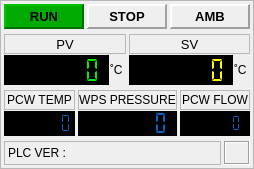
          <widget class="QFrame" name="framePanel">
           <property name="frameShape">
            <enum>QFrame::StyledPanel</enum>
           </property>
           <property name="frameShadow">
            <enum>QFrame::Sunken</enum>
           </property>
           <layout class="QVBoxLayout" name="verticalLayout_6">
            <property name="spacing">
             <number>5</number>
            </property>
            <property name="leftMargin">
             <number>3</number>
            </property>
            <property name="topMargin">
             <number>3</number>
            </property>
            <property name="rightMargin">
             <number>3</number>
            </property>
            <property name="bottomMargin">
             <number>3</number>
            </property>
            <item>
             <layout class="QHBoxLayout" name="horizontalLayout_2">
              <property name="spacing">
               <number>3</number>
              </property>
              <item>
               <widget class="QLabel" name="lblRun">
                <property name="sizePolicy">
                 <sizepolicy hsizetype="Preferred" vsizetype="Preferred">
                  <horstretch>0</horstretch>
                  <verstretch>0</verstretch>
                 </sizepolicy>
                </property>
                <property name="minimumSize">
                 <size>
                  <width>80</width>
                  <height>25</height>
                 </size>
                </property>
                <property name="maximumSize">
                 <size>
                  <width>16777215</width>
                  <height>100</height>
                 </size>
                </property>
                <property name="font">
                 <font>
                  <pointsize>10</pointsize>
                  <weight>75</weight>
                  <bold>true</bold>
                  <kerning>false</kerning>
                 </font>
                </property>
                <property name="styleSheet">
                 <string notr="true">background-color: rgb(0, 170, 0);</string>
                </property>
                <property name="frameShape">
                 <enum>QFrame::Panel</enum>
                </property>
                <property name="frameShadow">
                 <enum>QFrame::Raised</enum>
                </property>
                <property name="lineWidth">
                 <number>2</number>
                </property>
                <property name="text">
                 <string>RUN</string>
                </property>
                <property name="alignment">
                 <set>Qt::AlignCenter</set>
                </property>
               </widget>
              </item>
              <item>
               <widget class="QLabel" name="lblStop">
                <property name="sizePolicy">
                 <sizepolicy hsizetype="Preferred" vsizetype="Preferred">
                  <horstretch>0</horstretch>
                  <verstretch>0</verstretch>
                 </sizepolicy>
                </property>
                <property name="minimumSize">
                 <size>
                  <width>80</width>
                  <height>25</height>
                 </size>
                </property>
                <property name="maximumSize">
                 <size>
                  <width>16777215</width>
                  <height>100</height>
                 </size>
                </property>
                <property name="font">
                 <font>
                  <pointsize>10</pointsize>
                  <weight>75</weight>
                  <bold>true</bold>
                  <kerning>false</kerning>
                 </font>
                </property>
                <property name="frameShape">
                 <enum>QFrame::Panel</enum>
                </property>
                <property name="frameShadow">
                 <enum>QFrame::Raised</enum>
                </property>
                <property name="lineWidth">
                 <number>2</number>
                </property>
                <property name="text">
                 <string>STOP</string>
                </property>
                <property name="alignment">
                 <set>Qt::AlignCenter</set>
                </property>
               </widget>
              </item>
              <item>
               <widget class="QLabel" name="lblAmbient">
                <property name="sizePolicy">
                 <sizepolicy hsizetype="Preferred" vsizetype="Preferred">
                  <horstretch>0</horstretch>
                  <verstretch>0</verstretch>
                 </sizepolicy>
                </property>
                <property name="minimumSize">
                 <size>
                  <width>80</width>
                  <height>25</height>
                 </size>
                </property>
                <property name="maximumSize">
                 <size>
                  <width>16777215</width>
                  <height>100</height>
                 </size>
                </property>
                <property name="font">
                 <font>
                  <pointsize>10</pointsize>
                  <weight>75</weight>
                  <bold>true</bold>
                  <kerning>false</kerning>
                 </font>
                </property>
                <property name="frameShape">
                 <enum>QFrame::Panel</enum>
                </property>
                <property name="frameShadow">
                 <enum>QFrame::Raised</enum>
                </property>
                <property name="lineWidth">
                 <number>2</number>
                </property>
                <property name="text">
                 <string>AMB</string>
                </property>
                <property name="alignment">
                 <set>Qt::AlignCenter</set>
                </property>
               </widget>
              </item>
             </layout>
            </item>
            <item>
             <layout class="QHBoxLayout" name="horizontalLayout_3">
              <property name="spacing">
               <number>3</number>
              </property>
              <item>
               <layout class="QVBoxLayout" name="verticalLayout" stretch="0,0">
                <property name="spacing">
                 <number>1</number>
                </property>
                <item>
                 <widget class="QLabel" name="lblPV">
                  <property name="sizePolicy">
                   <sizepolicy hsizetype="Preferred" vsizetype="Preferred">
                    <horstretch>0</horstretch>
                    <verstretch>0</verstretch>
                   </sizepolicy>
                  </property>
                  <property name="minimumSize">
                   <size>
                    <width>11</width>
                    <height>20</height>
                   </size>
                  </property>
                  <property name="maximumSize">
                   <size>
                    <width>16777215</width>
                    <height>100</height>
                   </size>
                  </property>
                  <property name="font">
                   <font>
                    <pointsize>10</pointsize>
                    <weight>50</weight>
                    <bold>false</bold>
                    <kerning>false</kerning>
                   </font>
                  </property>
                  <property name="styleSheet">
                   <string notr="true">border-color: rgb(255, 0, 255);</string>
                  </property>
                  <property name="frameShape">
                   <enum>QFrame::StyledPanel</enum>
                  </property>
                  <property name="frameShadow">
                   <enum>QFrame::Sunken</enum>
                  </property>
                  <property name="lineWidth">
                   <number>1</number>
                  </property>
                  <property name="text">
                   <string>PV</string>
                  </property>
                  <property name="alignment">
                   <set>Qt::AlignCenter</set>
                  </property>
                 </widget>
                </item>
                <item>
                 <layout class="QHBoxLayout" name="horizontalLayout_7">
                  <property name="spacing">
                   <number>1</number>
                  </property>
                  <item>
                   <widget class="QLCDNumber" name="lcdPV">
                    <property name="sizePolicy">
                     <sizepolicy hsizetype="Preferred" vsizetype="Expanding">
                      <horstretch>0</horstretch>
                      <verstretch>0</verstretch>
                     </sizepolicy>
                    </property>
                    <property name="minimumSize">
                     <size>
                      <width>11</width>
                      <height>30</height>
                     </size>
                    </property>
                    <property name="maximumSize">
                     <size>
                      <width>16777215</width>
                      <height>150</height>
                     </size>
                    </property>
                    <property name="font">
                     <font>
                      <pointsize>9</pointsize>
                      <weight>75</weight>
                      <bold>true</bold>
                      <stylestrategy>PreferAntialias</stylestrategy>
                      <kerning>true</kerning>
                     </font>
                    </property>
                    <property name="styleSheet">
                     <string notr="true">color: rgb(0, 240, 0);
background-color: rgb(0, 0, 0);</string>
                    </property>
                    <property name="frameShape">
                     <enum>QFrame::StyledPanel</enum>
                    </property>
                    <property name="frameShadow">
                     <enum>QFrame::Raised</enum>
                    </property>
                    <property name="lineWidth">
                     <number>2</number>
                    </property>
                    <property name="smallDecimalPoint">
                     <bool>true</bool>
                    </property>
                    <property name="digitCount">
                     <number>6</number>
                    </property>
                    <property name="segmentStyle">
                     <enum>QLCDNumber::Flat</enum>
                    </property>
                    <property name="value" stdset="0">
                     <double>0.000000000000000</double>
                    </property>
                   </widget>
                  </item>
                  <item>
                   <widget class="QLabel" name="lblUnitPv">
                    <property name="sizePolicy">
                     <sizepolicy hsizetype="Preferred" vsizetype="Expanding">
                      <horstretch>0</horstretch>
                      <verstretch>0</verstretch>
                     </sizepolicy>
                    </property>
                    <property name="minimumSize">
                     <size>
                      <width>0</width>
                      <height>25</height>
                     </size>
                    </property>
                    <property name="maximumSize">
                     <size>
                      <width>16</width>
                      <height>150</height>
                     </size>
                    </property>
                    <property name="text">
                     <string>˚C</string>
                    </property>
                   </widget>
                  </item>
                 </layout>
                </item>
               </layout>
              </item>
              <item>
               <layout class="QVBoxLayout" name="verticalLayout_2">
                <property name="spacing">
                 <number>1</number>
                </property>
                <item>
                 <widget class="QLabel" name="lblSV">
                  <property name="sizePolicy">
                   <sizepolicy hsizetype="Preferred" vsizetype="Preferred">
                    <horstretch>0</horstretch>
                    <verstretch>0</verstretch>
                   </sizepolicy>
                  </property>
                  <property name="minimumSize">
                   <size>
                    <width>11</width>
                    <height>20</height>
                   </size>
                  </property>
                  <property name="maximumSize">
                   <size>
                    <width>16777215</width>
                    <height>100</height>
                   </size>
                  </property>
                  <property name="font">
                   <font>
                    <pointsize>10</pointsize>
                    <weight>50</weight>
                    <bold>false</bold>
                    <kerning>false</kerning>
                   </font>
                  </property>
                  <property name="frameShape">
                   <enum>QFrame::StyledPanel</enum>
                  </property>
                  <property name="frameShadow">
                   <enum>QFrame::Sunken</enum>
                  </property>
                  <property name="lineWidth">
                   <number>1</number>
                  </property>
                  <property name="text">
                   <string>SV</string>
                  </property>
                  <property name="alignment">
                   <set>Qt::AlignCenter</set>
                  </property>
                 </widget>
                </item>
                <item>
                 <layout class="QHBoxLayout" name="horizontalLayout_6">
                  <property name="spacing">
                   <number>1</number>
                  </property>
                  <item>
                   <widget class="QLCDNumber" name="lcdSV">
                    <property name="sizePolicy">
                     <sizepolicy hsizetype="Preferred" vsizetype="Expanding">
                      <horstretch>0</horstretch>
                      <verstretch>0</verstretch>
                     </sizepolicy>
                    </property>
                    <property name="minimumSize">
                     <size>
                      <width>11</width>
                      <height>30</height>
                     </size>
                    </property>
                    <property name="maximumSize">
                     <size>
                      <width>16777215</width>
                      <height>150</height>
                     </size>
                    </property>
                    <property name="font">
                     <font>
                      <pointsize>9</pointsize>
                      <weight>75</weight>
                      <bold>true</bold>
                      <stylestrategy>PreferAntialias</stylestrategy>
                      <kerning>true</kerning>
                     </font>
                    </property>
                    <property name="styleSheet">
                     <string notr="true">color: rgb(255, 255, 0);
background-color: rgb(0, 0, 0);</string>
                    </property>
                    <property name="frameShape">
                     <enum>QFrame::StyledPanel</enum>
                    </property>
                    <property name="frameShadow">
                     <enum>QFrame::Raised</enum>
                    </property>
                    <property name="lineWidth">
                     <number>2</number>
                    </property>
                    <property name="smallDecimalPoint">
                     <bool>true</bool>
                    </property>
                    <property name="digitCount">
                     <number>6</number>
                    </property>
                    <property name="segmentStyle">
                     <enum>QLCDNumber::Flat</enum>
                    </property>
                    <property name="value" stdset="0">
                     <double>0.000000000000000</double>
                    </property>
                   </widget>
                  </item>
                  <item>
                   <widget class="QLabel" name="lblUnitSv">
                    <property name="sizePolicy">
                     <sizepolicy hsizetype="Preferred" vsizetype="Expanding">
                      <horstretch>0</horstretch>
                      <verstretch>0</verstretch>
                     </sizepolicy>
                    </property>
                    <property name="minimumSize">
                     <size>
                      <width>0</width>
                      <height>25</height>
                     </size>
                    </property>
                    <property name="maximumSize">
                     <size>
                      <width>16</width>
                      <height>150</height>
                     </size>
                    </property>
                    <property name="text">
                     <string>˚C</string>
                    </property>
                   </widget>
                  </item>
                 </layout>
                </item>
               </layout>
              </item>
             </layout>
            </item>
            <item>
             <layout class="QHBoxLayout" name="horizontalLayout">
              <property name="spacing">
               <number>3</number>
              </property>
              <item>
               <layout class="QVBoxLayout" name="verticalLayout_3">
                <property name="spacing">
                 <number>1</number>
                </property>
                <item>
                 <widget class="QLabel" name="lblPCW">
                  <property name="sizePolicy">
                   <sizepolicy hsizetype="Preferred" vsizetype="Preferred">
                    <horstretch>0</horstretch>
                    <verstretch>0</verstretch>
                   </sizepolicy>
                  </property>
                  <property name="minimumSize">
                   <size>
                    <width>11</width>
                    <height>20</height>
                   </size>
                  </property>
                  <property name="maximumSize">
                   <size>
                    <width>16777215</width>
                    <height>100</height>
                   </size>
                  </property>
                  <property name="font">
                   <font>
                    <pointsize>9</pointsize>
                    <weight>50</weight>
                    <bold>false</bold>
                    <kerning>false</kerning>
                   </font>
                  </property>
                  <property name="styleSheet">
                   <string notr="true">border-color: rgb(255, 0, 255);</string>
                  </property>
                  <property name="frameShape">
                   <enum>QFrame::StyledPanel</enum>
                  </property>
                  <property name="frameShadow">
                   <enum>QFrame::Raised</enum>
                  </property>
                  <property name="lineWidth">
                   <number>1</number>
                  </property>
                  <property name="text">
                   <string>PCW TEMP</string>
                  </property>
                  <property name="alignment">
                   <set>Qt::AlignCenter</set>
                  </property>
                 </widget>
                </item>
                <item>
                 <widget class="QLCDNumber" name="lcdPCW">
                  <property name="sizePolicy">
                   <sizepolicy hsizetype="Preferred" vsizetype="Expanding">
                    <horstretch>0</horstretch>
                    <verstretch>0</verstretch>
                   </sizepolicy>
                  </property>
                  <property name="minimumSize">
                   <size>
                    <width>11</width>
                    <height>25</height>
                   </size>
                  </property>
                  <property name="maximumSize">
                   <size>
                    <width>16777215</width>
                    <height>150</height>
                   </size>
                  </property>
                  <property name="font">
                   <font>
                    <pointsize>9</pointsize>
                    <weight>75</weight>
                    <bold>true</bold>
                    <stylestrategy>PreferAntialias</stylestrategy>
                    <kerning>true</kerning>
                   </font>
                  </property>
                  <property name="styleSheet">
                   <string notr="true">color: rgb(0, 100, 200);
background-color: rgb(0, 0, 0);</string>
                  </property>
                  <property name="frameShape">
                   <enum>QFrame::StyledPanel</enum>
                  </property>
                  <property name="frameShadow">
                   <enum>QFrame::Raised</enum>
                  </property>
                  <property name="lineWidth">
                   <number>2</number>
                  </property>
                  <property name="smallDecimalPoint">
                   <bool>true</bool>
                  </property>
                  <property name="digitCount">
                   <number>6</number>
                  </property>
                  <property name="segmentStyle">
                   <enum>QLCDNumber::Flat</enum>
                  </property>
                  <property name="value" stdset="0">
                   <double>0.000000000000000</double>
                  </property>
                 </widget>
                </item>
               </layout>
              </item>
              <item>
               <layout class="QVBoxLayout" name="verticalLayout_4">
                <property name="spacing">
                 <number>1</number>
                </property>
                <item>
                 <widget class="QLabel" name="lblWPSPRESS">
                  <property name="sizePolicy">
                   <sizepolicy hsizetype="Preferred" vsizetype="Preferred">
                    <horstretch>0</horstretch>
                    <verstretch>0</verstretch>
                   </sizepolicy>
                  </property>
                  <property name="minimumSize">
                   <size>
                    <width>11</width>
                    <height>20</height>
                   </size>
                  </property>
                  <property name="maximumSize">
                   <size>
                    <width>16777215</width>
                    <height>100</height>
                   </size>
                  </property>
                  <property name="font">
                   <font>
                    <pointsize>9</pointsize>
                    <weight>50</weight>
                    <bold>false</bold>
                    <kerning>false</kerning>
                   </font>
                  </property>
                  <property name="styleSheet">
                   <string notr="true">border-color: rgb(255, 0, 255);</string>
                  </property>
                  <property name="frameShape">
                   <enum>QFrame::StyledPanel</enum>
                  </property>
                  <property name="frameShadow">
                   <enum>QFrame::Raised</enum>
                  </property>
                  <property name="lineWidth">
                   <number>1</number>
                  </property>
                  <property name="text">
                   <string>WPS PRESSURE</string>
                  </property>
                  <property name="alignment">
                   <set>Qt::AlignCenter</set>
                  </property>
                 </widget>
                </item>
                <item>
                 <widget class="QLCDNumber" name="lcdWPS">
                  <property name="sizePolicy">
                   <sizepolicy hsizetype="Preferred" vsizetype="Expanding">
                    <horstretch>0</horstretch>
                    <verstretch>0</verstretch>
                   </sizepolicy>
                  </property>
                  <property name="minimumSize">
                   <size>
                    <width>11</width>
                    <height>25</height>
                   </size>
                  </property>
                  <property name="maximumSize">
                   <size>
                    <width>16777215</width>
                    <height>150</height>
                   </size>
                  </property>
                  <property name="font">
                   <font>
                    <pointsize>9</pointsize>
                    <weight>75</weight>
                    <bold>true</bold>
                    <stylestrategy>PreferAntialias</stylestrategy>
                    <kerning>true</kerning>
                   </font>
                  </property>
                  <property name="styleSheet">
                   <string notr="true">color: rgb(0, 100, 200);
background-color: rgb(0, 0, 0);</string>
                  </property>
                  <property name="frameShape">
                   <enum>QFrame::StyledPanel</enum>
                  </property>
                  <property name="frameShadow">
                   <enum>QFrame::Raised</enum>
                  </property>
                  <property name="lineWidth">
                   <number>2</number>
                  </property>
                  <property name="smallDecimalPoint">
                   <bool>true</bool>
                  </property>
                  <property name="digitCount">
                   <number>6</number>
                  </property>
                  <property name="segmentStyle">
                   <enum>QLCDNumber::Flat</enum>
                  </property>
                  <property name="value" stdset="0">
                   <double>0.000000000000000</double>
                  </property>
                 </widget>
                </item>
               </layout>
              </item>
              <item>
               <layout class="QVBoxLayout" name="verticalLayout_5">
                <property name="spacing">
                 <number>1</number>
                </property>
                <item>
                 <widget class="QLabel" name="lblPCW_3">
                  <property name="sizePolicy">
                   <sizepolicy hsizetype="Preferred" vsizetype="Preferred">
                    <horstretch>0</horstretch>
                    <verstretch>0</verstretch>
                   </sizepolicy>
                  </property>
                  <property name="minimumSize">
                   <size>
                    <width>11</width>
                    <height>20</height>
                   </size>
                  </property>
                  <property name="maximumSize">
                   <size>
                    <width>16777215</width>
                    <height>100</height>
                   </size>
                  </property>
                  <property name="font">
                   <font>
                    <pointsize>9</pointsize>
                    <weight>50</weight>
                    <bold>false</bold>
                    <kerning>false</kerning>
                   </font>
                  </property>
                  <property name="styleSheet">
                   <string notr="true">border-color: rgb(255, 0, 255);</string>
                  </property>
                  <property name="frameShape">
                   <enum>QFrame::StyledPanel</enum>
                  </property>
                  <property name="frameShadow">
                   <enum>QFrame::Raised</enum>
                  </property>
                  <property name="lineWidth">
                   <number>1</number>
                  </property>
                  <property name="text">
                   <string>PCW FLOW</string>
                  </property>
                  <property name="alignment">
                   <set>Qt::AlignCenter</set>
                  </property>
                 </widget>
                </item>
                <item>
                 <widget class="QLCDNumber" name="lcdPCWFlow">
                  <property name="sizePolicy">
                   <sizepolicy hsizetype="Preferred" vsizetype="Expanding">
                    <horstretch>0</horstretch>
                    <verstretch>0</verstretch>
                   </sizepolicy>
                  </property>
                  <property name="minimumSize">
                   <size>
                    <width>11</width>
                    <height>25</height>
                   </size>
                  </property>
                  <property name="maximumSize">
                   <size>
                    <width>16777215</width>
                    <height>150</height>
                   </size>
                  </property>
                  <property name="font">
                   <font>
                    <pointsize>9</pointsize>
                    <weight>75</weight>
                    <bold>true</bold>
                    <stylestrategy>PreferAntialias</stylestrategy>
                    <kerning>true</kerning>
                   </font>
                  </property>
                  <property name="styleSheet">
                   <string notr="true">color: rgb(0, 100, 200);
background-color: rgb(0, 0, 0);</string>
                  </property>
                  <property name="frameShape">
                   <enum>QFrame::StyledPanel</enum>
                  </property>
                  <property name="frameShadow">
                   <enum>QFrame::Raised</enum>
                  </property>
                  <property name="lineWidth">
                   <number>2</number>
                  </property>
                  <property name="smallDecimalPoint">
                   <bool>true</bool>
                  </property>
                  <property name="digitCount">
                   <number>6</number>
                  </property>
                  <property name="segmentStyle">
                   <enum>QLCDNumber::Flat</enum>
                  </property>
                  <property name="value" stdset="0">
                   <double>0.000000000000000</double>
                  </property>
                 </widget>
                </item>
               </layout>
              </item>
             </layout>
            </item>
            <item>
             <layout class="QHBoxLayout" name="horizontalLayout_5">
              <property name="spacing">
               <number>3</number>
              </property>
              <item>
               <widget class="QLabel" name="lblPlcVer">
                <property name="sizePolicy">
                 <sizepolicy hsizetype="Preferred" vsizetype="Preferred">
                  <horstretch>0</horstretch>
                  <verstretch>0</verstretch>
                 </sizepolicy>
                </property>
                <property name="minimumSize">
                 <size>
                  <width>11</width>
                  <height>24</height>
                 </size>
                </property>
                <property name="maximumSize">
                 <size>
                  <width>16777215</width>
                  <height>26</height>
                 </size>
                </property>
                <property name="font">
                 <font>
                  <pointsize>9</pointsize>
                  <weight>50</weight>
                  <bold>false</bold>
                  <kerning>false</kerning>
                 </font>
                </property>
                <property name="styleSheet">
                 <string notr="true">border-color: rgb(255, 0, 255);</string>
                </property>
                <property name="frameShape">
                 <enum>QFrame::StyledPanel</enum>
                </property>
                <property name="frameShadow">
                 <enum>QFrame::Sunken</enum>
                </property>
                <property name="lineWidth">
                 <number>2</number>
                </property>
                <property name="text">
                 <string>PLC VER : </string>
                </property>
                <property name="alignment">
                 <set>Qt::AlignLeading|Qt::AlignLeft|Qt::AlignVCenter</set>
                </property>
               </widget>
              </item>
              <item>
               <widget class="QLabel" name="lblSaveStatus">
                <property name="sizePolicy">
                 <sizepolicy hsizetype="Preferred" vsizetype="Preferred">
                  <horstretch>0</horstretch>
                  <verstretch>0</verstretch>
                 </sizepolicy>
                </property>
                <property name="minimumSize">
                 <size>
                  <width>24</width>
                  <height>24</height>
                 </size>
                </property>
                <property name="maximumSize">
                 <size>
                  <width>26</width>
                  <height>26</height>
                 </size>
                </property>
                <property name="font">
                 <font>
                  <pointsize>9</pointsize>
                  <weight>50</weight>
                  <bold>false</bold>
                  <kerning>false</kerning>
                 </font>
                </property>
                <property name="styleSheet">
                 <string notr="true">border-color: rgb(255, 0, 255);</string>
                </property>
                <property name="frameShape">
                 <enum>QFrame::Box</enum>
                </property>
                <property name="frameShadow">
                 <enum>QFrame::Sunken</enum>
                </property>
                <property name="lineWidth">
                 <number>1</number>
                </property>
                <property name="text">
                 <string/>
                </property>
                <property name="pixmap">
                 <pixmap resource="../chamberui.qrc">:/icon/pause.ico</pixmap>
                </property>
                <property name="scaledContents">
                 <bool>true</bool>
                </property>
                <property name="alignment">
                 <set>Qt::AlignLeading|Qt::AlignLeft|Qt::AlignVCenter</set>
                </property>
               </widget>
              </item>
             </layout>
            </item>
           </layout>
          </widget>
